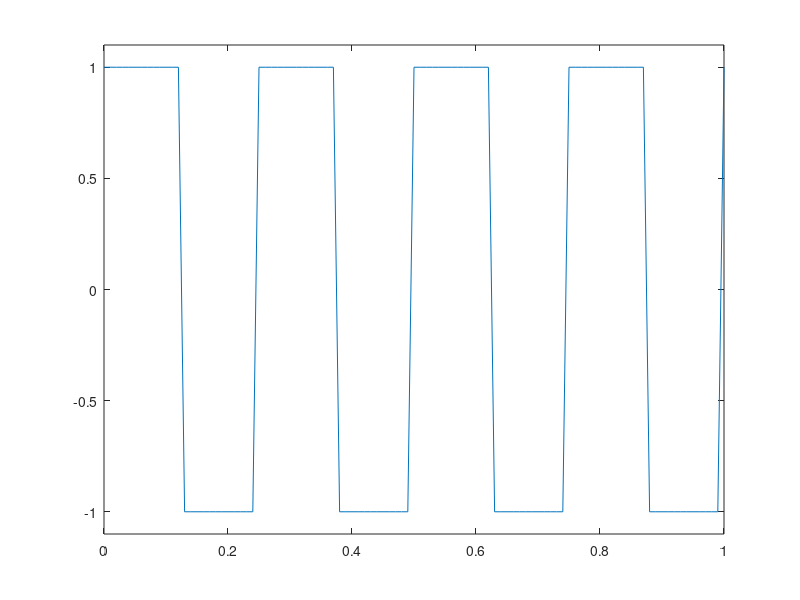
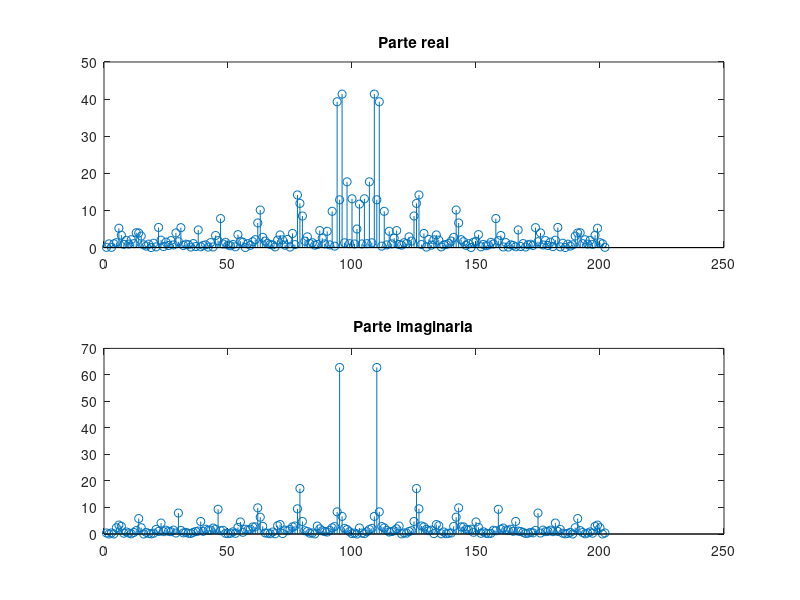
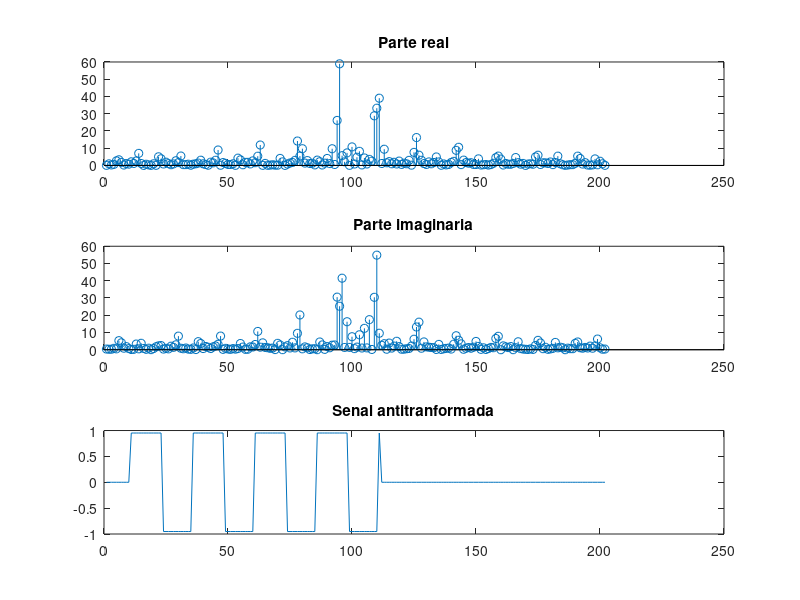
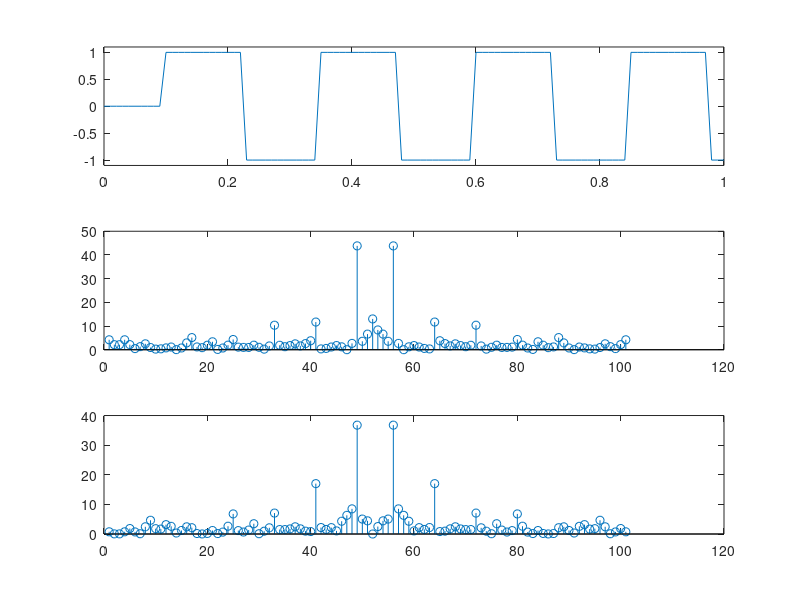

MATLAB code to generate these figures, in order:
% Trabajo Practico 3
% Ejercicio 4

clear all;
close all;

tinicio = 0; % en Seg
tfin = 1; % en Seg

fm = 100; % en Hz

f = 4; % en Hz

dt = 1/fm;
t = tinicio:dt:tfin;

SC = square( 2*pi*t*f );

figure(1);
plot( t, SC );
axis( [ 0 1 -1.1 1.1 ] );

% Agrego los Ceros
figure(2);
SC2 = [ SC zeros( 1, length( SC ) ) ];

TFSC = fft( SC2 );

tam = length( TFSC );
medio = tam / 2;
TFSC2 = [ TFSC(medio:tam-1)  TFSC(1:medio) ];

subplot( 2, 1, 1 );
stem( abs( real( TFSC2 ) ) );
title( "Parte real" );

subplot( 2, 1, 2 );
stem( abs( imag( TFSC2 ) ) );
title( "Parte imaginaria" );

% La fase se encuentra en la parte imaginaria
% Para agregar el retraso tenemos que calcular la pendiente
ret = 10; % Cantidad de muestras
for i=1:tam
  TFSC3(i) = TFSC(i) * exp( ( -j*2*pi*i*ret ) / tam  );
end

figure(3);
TFSC4 = [ TFSC3(medio:tam-1)  TFSC3(1:medio) ];

subplot( 3, 1, 1 );
stem( abs( real( TFSC4 ) ) );
title( "Parte real" );

subplot( 3, 1, 2 );
stem( abs( imag( TFSC4 ) ) );
title( "Parte imaginaria" );

% Antitransformo
antitranformada = ifft( TFSC3 );
subplot( 3, 1, 3 );
plot( real( antitranformada ) );
title( "Senal antitranformada" );
%axis( [ 0 1 -1.1 1.1 ] );


% Genero la señal pero retardada 10 muestras
SC2 = [ 0 0 0 0 0 0 0 0 0 0 SC(1:length(SC)-ret) ];

figure(4);
subplot( 3, 1, 1 );
plot( t, SC2 );
axis( [ 0 1 -1.1 1.1 ] );

TFSC22 = fft( SC2 );
tam = length( TFSC22 );
medio = floor( tam / 2 );
TFSC221 = [ TFSC22(medio:tam-1)  TFSC22(1:medio) ]; 

subplot( 3, 1, 2 );
stem( abs( real( TFSC221 ) ) );

subplot( 3, 1, 3 );
stem( abs( imag( TFSC221 ) ) );